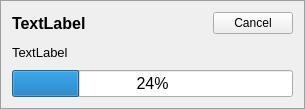
<?xml version="1.0" encoding="UTF-8"?>
<ui version="4.0">
 <class>IpFreelyDownloadWidget</class>
 <widget class="QFrame" name="IpFreelyDownloadWidget">
  <property name="geometry">
   <rect>
    <x>0</x>
    <y>0</y>
    <width>305</width>
    <height>109</height>
   </rect>
  </property>
  <property name="font">
   <font>
    <family>Segoe UI</family>
    <pointsize>9</pointsize>
   </font>
  </property>
  <property name="styleSheet">
   <string notr="true">#IpFreelyDownloadWidget {
  background: palette(button);
  border: 1px solid palette(dark);
  margin: 0px;
}</string>
  </property>
  <property name="frameShape">
   <enum>QFrame::NoFrame</enum>
  </property>
  <layout class="QGridLayout" name="m_topLevelLayout">
   <property name="sizeConstraint">
    <enum>QLayout::SetMinAndMaxSize</enum>
   </property>
   <item row="0" column="0">
    <widget class="QLabel" name="dstName">
     <property name="font">
      <font>
       <family>Segoe UI</family>
       <pointsize>12</pointsize>
       <weight>75</weight>
       <bold>true</bold>
      </font>
     </property>
     <property name="styleSheet">
      <string notr="true"/>
     </property>
     <property name="text">
      <string>TextLabel</string>
     </property>
    </widget>
   </item>
   <item row="0" column="1">
    <widget class="QPushButton" name="cancelButton">
     <property name="sizePolicy">
      <sizepolicy hsizetype="Fixed" vsizetype="Fixed">
       <horstretch>0</horstretch>
       <verstretch>0</verstretch>
      </sizepolicy>
     </property>
     <property name="font">
      <font>
       <family>Segoe UI</family>
       <pointsize>9</pointsize>
      </font>
     </property>
     <property name="styleSheet">
      <string notr="true"/>
     </property>
     <property name="text">
      <string>Cancel</string>
     </property>
     <property name="flat">
      <bool>false</bool>
     </property>
    </widget>
   </item>
   <item row="1" column="0" colspan="2">
    <widget class="QLabel" name="srcUrl">
     <property name="maximumSize">
      <size>
       <width>16777215</width>
       <height>16777215</height>
      </size>
     </property>
     <property name="font">
      <font>
       <family>Segoe UI</family>
       <pointsize>10</pointsize>
      </font>
     </property>
     <property name="styleSheet">
      <string notr="true"/>
     </property>
     <property name="text">
      <string>TextLabel</string>
     </property>
    </widget>
   </item>
   <item row="2" column="0" colspan="2">
    <widget class="QProgressBar" name="progressBar">
     <property name="font">
      <font>
       <family>Segoe UI</family>
       <pointsize>12</pointsize>
       <weight>50</weight>
       <bold>false</bold>
      </font>
     </property>
     <property name="styleSheet">
      <string notr="true"/>
     </property>
     <property name="value">
      <number>24</number>
     </property>
    </widget>
   </item>
  </layout>
 </widget>
 <resources/>
 <connections/>
</ui>
